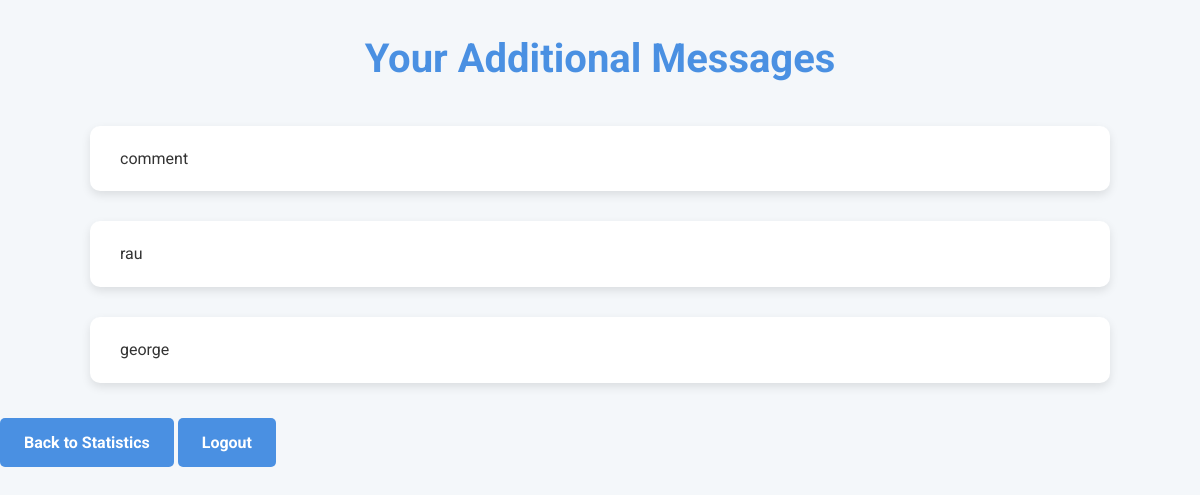
Before: /messages (signed in) with the older database file.
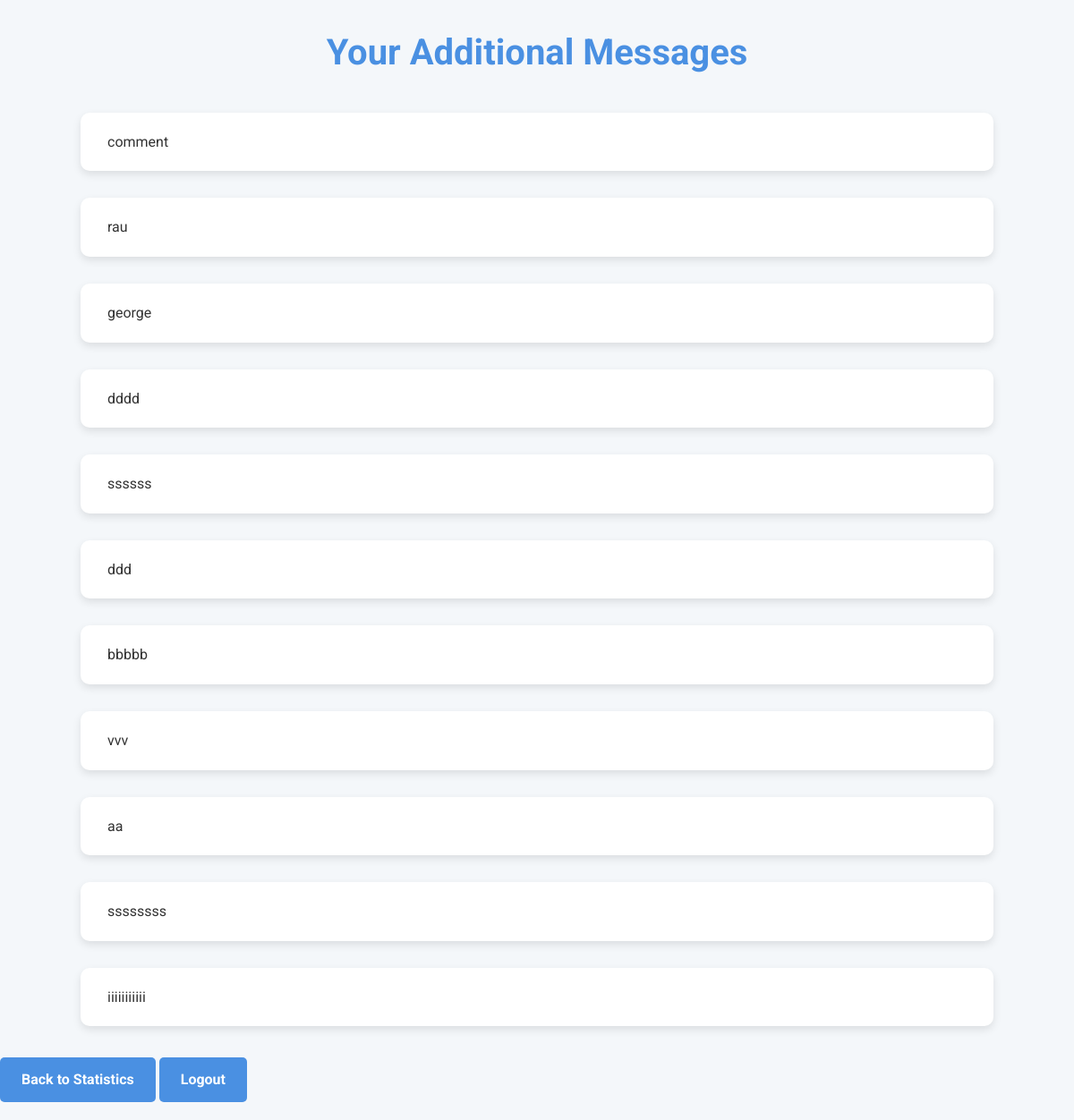
After: the same page with the newer database file.
### app.py (models this page shows)
class AdditionalText(db.Model):
    id = db.Column(db.Integer, primary_key=True)
    message = db.Column(db.String(500), nullable=False)  # Adjust size as needed
    user_id = db.Column(db.Integer, db.ForeignKey('user.id'), nullable=False)

### app.py (the view)
@app.route('/messages', methods=['GET'])
@login_required
def messages():
    all_additional_texts = AdditionalText.query.all()
    return render_template('messages.html', additional_texts=all_additional_texts)

### app.py (called while the page is built)
@login_manager.user_loader
def load_user(user_id):
    return db.session.get(User, int(user_id))

### templates/messages.html (shortened to what this page needs)
<!DOCTYPE html><html lang="en"><head></head><body><h1>Your Additional Messages</h1>
    <ul>
    {% for message in additional_texts %}
        <li>{{ message.message }}</li>
    {% else %}
        <li>No additional messages found.</li>
    {% endfor %}
</ul>
<a href="{{ url_for('statistics') }}">Back to Statistics</a>
<a href="{{ url_for('logout') }}">Logout</a>
</body></html>

Changed rows visible on the page:
added AdditionalText: message "dddd"
added AdditionalText: message "ssssss"
added AdditionalText: message "ddd"
added AdditionalText: message "bbbbb"
added AdditionalText: message "vvv"
added AdditionalText: message "aa"
added AdditionalText: message "ssssssss"
added AdditionalText: message "iiiiiiiiiii"
